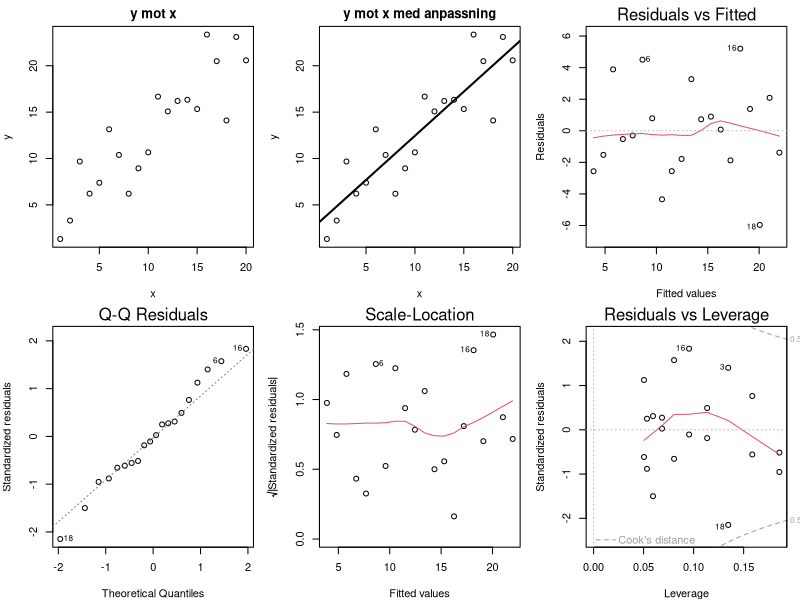
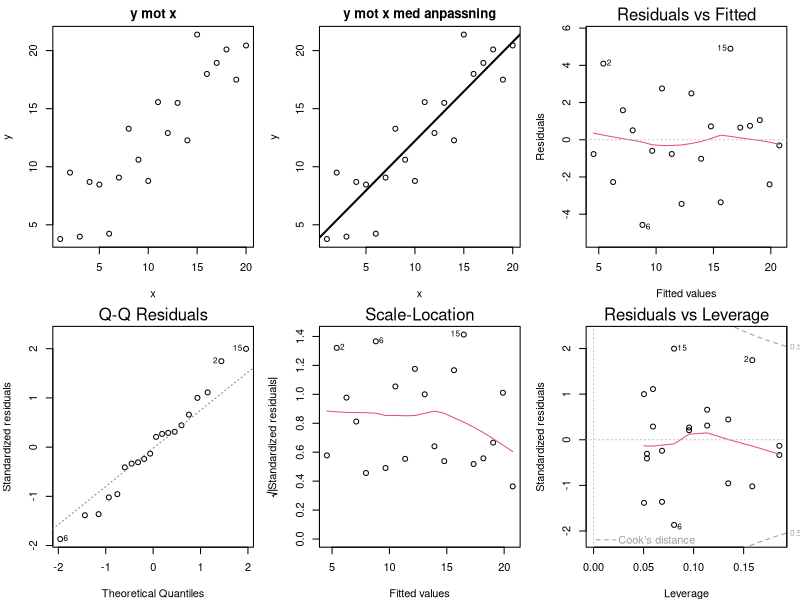
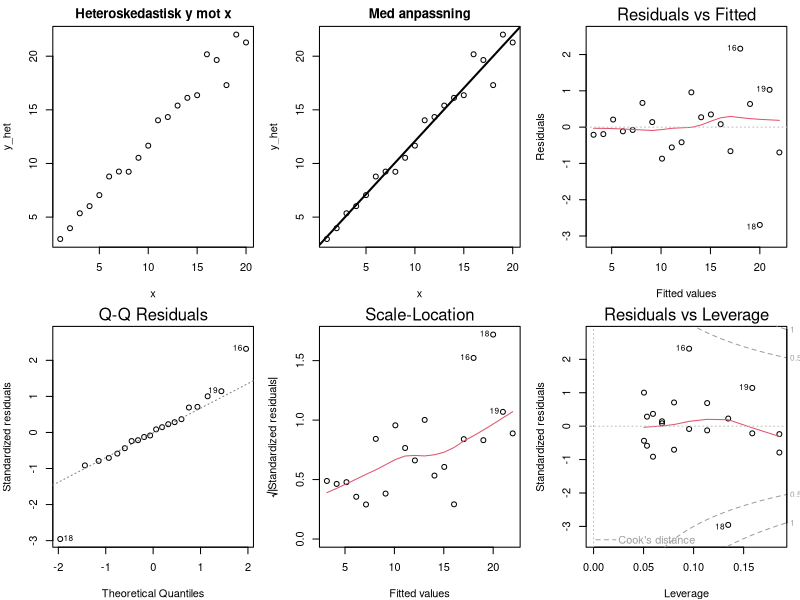
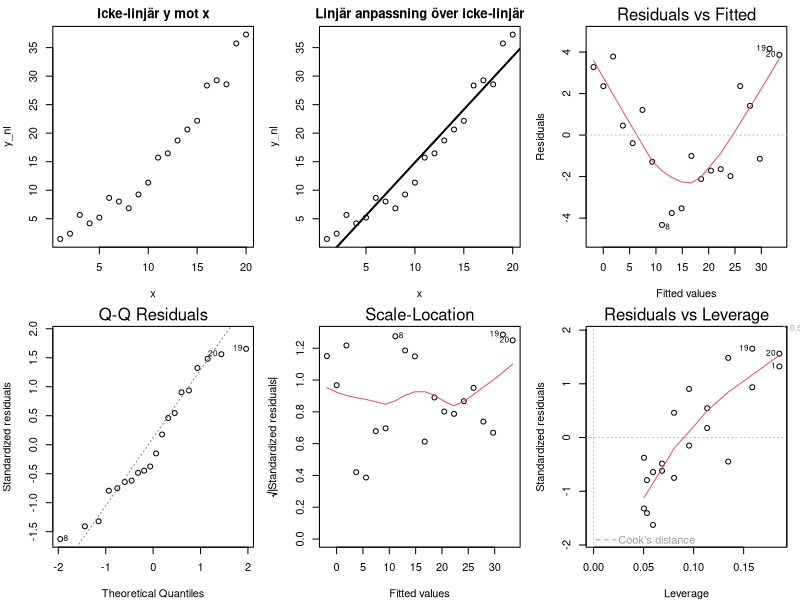
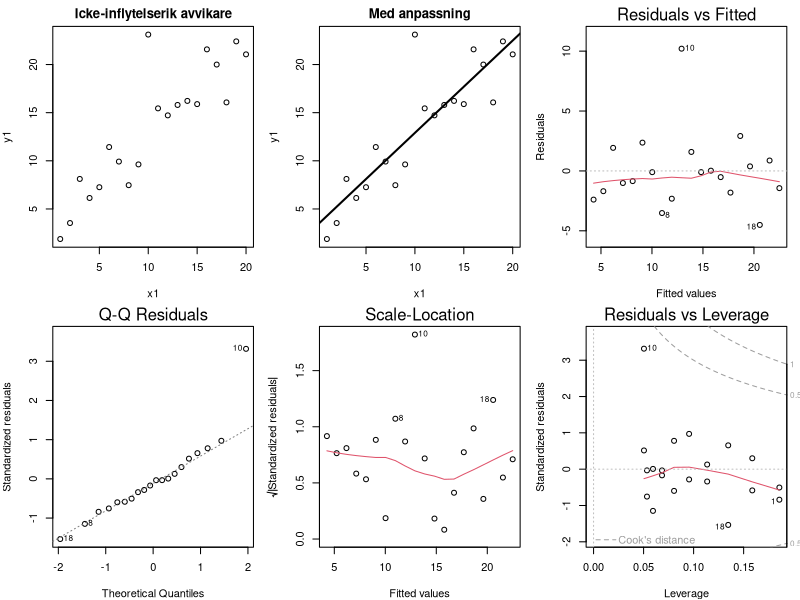
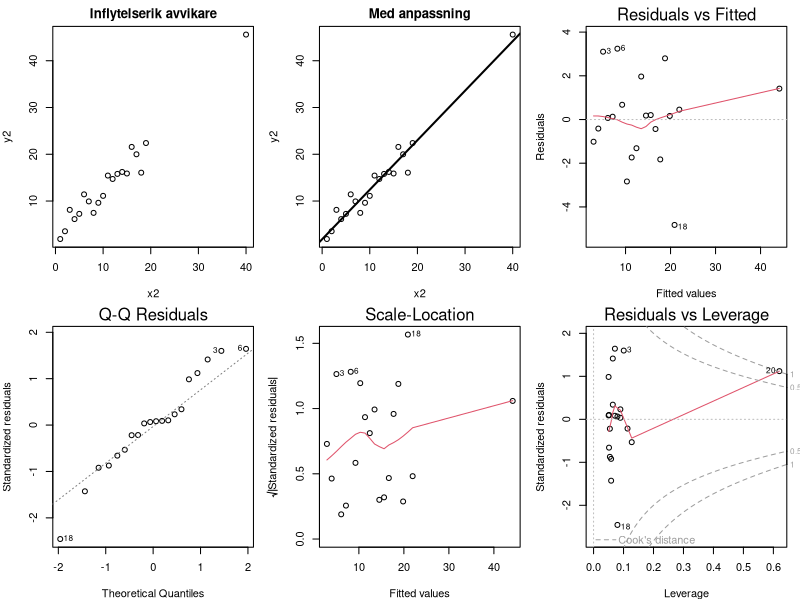
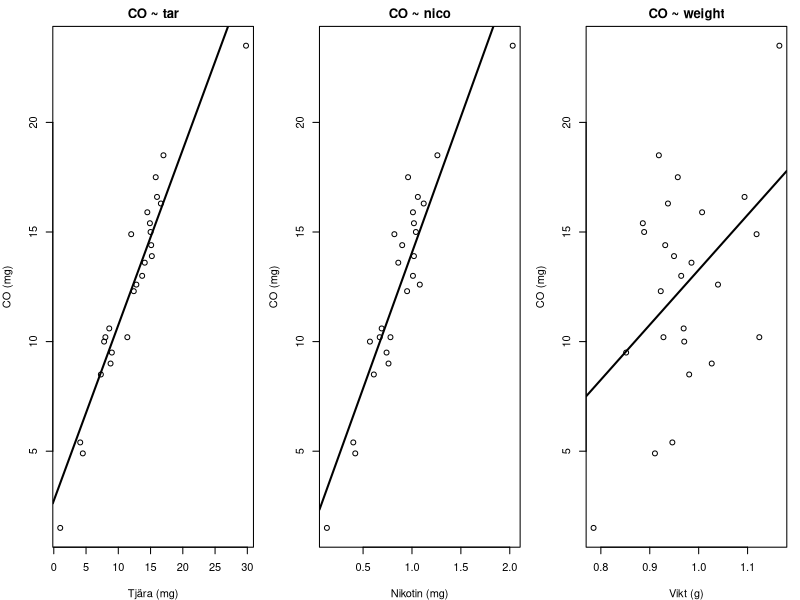
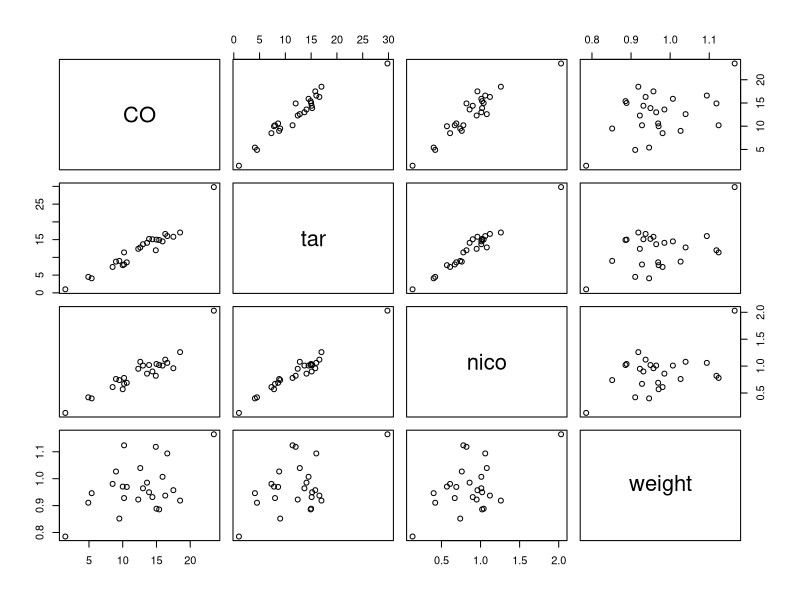

Recreate these plots in R, in order.
## ---- chunk 1
set.seed(123)                 # reproducerbart en gång 
x <- 1:20
beta0 <- 2
beta1 <- 1
sigma <- 3
eps <- rnorm(length(x), mean = 0, sd = sigma)
y <- beta0 + beta1*x + eps

fit <- lm(y ~ x)
summary(fit)
## ---- chunk 2
(ci <- confint(fit, level = 0.95))

## ---- chunk 3
op <- par(mfrow = c(2, 3), mar = c(4,4,2,1))
plot(x, y, main = "y mot x", xlab = "x", ylab = "y")
plot(x, y, main = "y mot x med anpassning", xlab = "x", ylab = "y")
abline(fit, lwd = 2)

plot(fit, which = 1)  # Residualer mot anpassade värden (Residuals vs Fitted)
plot(fit, which = 2)  # Normal Q-Q
plot(fit, which = 3)  # Scale-Location
plot(fit, which = 5)  # Residualer mot hävstång (Cook's konturer)
par(op)
## ---- chunk 4
seed <- sample(1:100, 1)
set.seed(seed)
# Simulera en ny datamängd vid varje körning och rita om diagnostiken
x <- 1:20
beta0 <- 2; beta1 <- 1; sigma <- 3
y <- beta0 + beta1*x + rnorm(length(x), 0, sigma)
fit <- lm(y ~ x)

op <- par(mfrow = c(2, 3), mar = c(4,4,2,1))
plot(x, y, main = "y mot x", xlab = "x", ylab = "y")
plot(x, y, main = "y mot x med anpassning", xlab = "x", ylab = "y"); abline(fit, lwd = 2)
plot(fit, which = 1); plot(fit, which = 2); plot(fit, which = 3); plot(fit, which = 5)
par(op)

set.seed(123)
## ---- chunk 5
set.seed(123)
x <- 1:20
beta0 <- 2; beta1 <- 1; sigma <- 0.8
y_het <- beta0 + beta1*x + rnorm(length(x), 0, sigma * (x/mean(x)))
fit_het <- lm(y_het ~ x)

op <- par(mfrow = c(2, 3), mar = c(4,4,2,1))
plot(x, y_het, main = "Heteroskedastisk y mot x")
plot(x, y_het, main = "Med anpassning"); abline(fit_het, lwd = 2)
plot(fit_het, which = 1); plot(fit_het, which = 2); plot(fit_het, which = 3); plot(fit_het, which = 5)
par(op)
## ---- chunk 6
set.seed(123)
x <- 1:20
beta0 <- 2; beta1 <- 0.2; beta2 <- 0.08; sigma <- 1.5
y_nl <- beta0 + beta1*x + beta2*x^2 + rnorm(length(x), 0, sigma)
fit_lin <- lm(y_nl ~ x)      # (fel)anpassa en linjär modell

op <- par(mfrow = c(2, 3), mar = c(4,4,2,1))
plot(x, y_nl, main = "Icke-linjär y mot x")
plot(x, y_nl, main = "Linjär anpassning över icke-linjär"); abline(fit_lin, lwd = 2)
plot(fit_lin, which = 1); plot(fit_lin, which = 2); plot(fit_lin, which = 3); plot(fit_lin, which = 5)
par(op)
## ---- chunk 7
set.seed(123)
x <- 1:20
beta0 <- 2; beta1 <- 1; sigma <- 2
y_base <- beta0 + beta1*x + rnorm(length(x), 0, sigma)

## Fall 1: Icke-inflytelserik y-avvikare vid genomsnittlig hävstång
x1 <- x
y1 <- y_base
y1[10] <- y1[10] + 12     # stort residual vid måttligt x
fit1 <- lm(y1 ~ x1)

## Fall 2: Inflytelserik hög-hävstångs-avvikare (extremt x)
x2 <- x
x2[20] <- 40              # långt utanför designintervallet
y2 <- y_base
y2[20] <- beta0 + beta1*x2[20] + rnorm(1, 0, 6) + 10  # även förskjuten i y
fit2 <- lm(y2 ~ x2)

# Plottar: vardera i ett 2x3-upplägg
op <- par(mfrow = c(2, 3), mar = c(4,4,2,1))
plot(x1, y1, main = "Icke-inflytelserik avvikare")
plot(x1, y1, main = "Med anpassning"); abline(fit1, lwd = 2)
plot(fit1, which = 1); plot(fit1, which = 2); plot(fit1, which = 3); plot(fit1, which = 5)
par(op)

op <- par(mfrow = c(2, 3), mar = c(4,4,2,1))
plot(x2, y2, main = "Inflytelserik avvikare")
plot(x2, y2, main = "Med anpassning"); abline(fit2, lwd = 2)
plot(fit2, which = 1); plot(fit2, which = 2); plot(fit2, which = 3); plot(fit2, which = 5)
par(op)
## ---- chunk 8
# Läs in data -------------------------------------------------------------
cig <- read.csv("cigarette.csv", stringsAsFactors = FALSE)

# Snabb översikt
str(cig)

# Spridningsdiagram med enkla linjära anpassningar
op <- par(mfrow = c(1, 3), mar = c(4,4,2,1))
plot(cig$tar, cig$CO, xlab = "Tjära (mg)", ylab = "CO (mg)", main = "CO ~ tar")
abline(lm(CO ~ tar, data = cig), lwd = 2)
plot(cig$nico, cig$CO, xlab = "Nikotin (mg)", ylab = "CO (mg)", main = "CO ~ nico")
abline(lm(CO ~ nico, data = cig), lwd = 2)
plot(cig$weight, cig$CO, xlab = "Vikt (g)", ylab = "CO (mg)", main = "CO ~ weight")
abline(lm(CO ~ weight, data = cig), lwd = 2)
par(op)

# Anpassa enkla modeller och summera
m_tar    <- lm(CO ~ tar,    data = cig)
m_nico   <- lm(CO ~ nico,   data = cig)
m_weight <- lm(CO ~ weight, data = cig)

summary(m_tar)
summary(m_nico)
summary(m_weight)
## ---- chunk 9
m_all <- lm(CO ~ tar + nico + weight, data = cig)
summary(m_all)
## ---- chunk 10
pairs(~ CO + tar + nico + weight, data = cig)
## ---- chunk 11
op <- par(mfrow = c(2, 2))
plot(m_all)
par(op)
## ---- chunk 12
# Influensdiagnostik
infl <- influence.measures(m_all)
cook <- cooks.distance(m_all)
lev  <- hatvalues(m_all)

n <- nrow(cig)
thr <- 4/n                            # ett vanligt riktmärke för att flagga Cook's D
flag <- which(cook > thr)
data.frame(brand = cig$brand[flag], cooksD = cook[flag], leverage = lev[flag])

# Ta bort den mest tvivelaktiga och anpassa om
idx_q <- flag[which.max(cook[flag])]
cig_red <- cig[-idx_q, ]

m_all_red <- lm(CO ~ tar + nico + weight, data = cig_red)
summary(m_all_red)

# Jämför koefficienter, p-värden, R^2
coef_comparison <- cbind(
  full = coef(summary(m_all))[, c("Estimate", "Pr(>|t|)")],
  reduced = coef(summary(m_all_red))[, c("Estimate", "Pr(>|t|)")]
)
coef_comparison

c(R2_full = summary(m_all)$r.squared,
  AdjR2_full = summary(m_all)$adj.r.squared,
  R2_reduced = summary(m_all_red)$r.squared,
  AdjR2_reduced = summary(m_all_red)$adj.r.squared)
## ---- chunk 13
# Hjälpare: LOOCV-RMSEP för en linjär modell specificerad med formel och data.frame
loocv_rmsep <- function(formula, data) {
  n <- nrow(data)
  # analytisk LOOCV med hatt-matris (gäller linjär minsta-kvadrat)
  X <- model.matrix(formula, data = data)
  y <- model.response(model.frame(formula, data = data))
  hat <- X %*% solve(t(X) %*% X) %*% t(X)
  fit <- X %*% solve(t(X) %*% X, t(X) %*% y)
  e <- y - fit
  loo_resid <- e / (1 - diag(hat))
  sqrt(mean(loo_resid^2))
}

cands <- list(
  `tar`                = CO ~ tar,
  `nico`               = CO ~ nico,
  `weight`             = CO ~ weight,
  `tar+nico`           = CO ~ tar + nico,
  `tar+weight`         = CO ~ tar + weight,
  `nico+weight`        = CO ~ nico + weight,
  `tar+nico+weight`    = CO ~ tar + nico + weight
)

eval_models <- function(dat) {
  do.call(rbind, lapply(names(cands), function(nm) {
    fm <- cands[[nm]]
    fit <- lm(fm, data = dat)
    data.frame(
      model = nm,
      adj_R2 = summary(fit)$adj.r.squared,
      RMSEP_LOOCV = loocv_rmsep(fm, dat),
      df = length(coef(fit))
    )
  }))
}

tab_full   <- eval_models(cig)
tab_reduced<- eval_models(cig_red)  # utan den flaggade observationen identifierad i (e)

tab_full[order(tab_full$RMSEP_LOOCV), ]
tab_reduced[order(tab_reduced$RMSEP_LOOCV), ]
